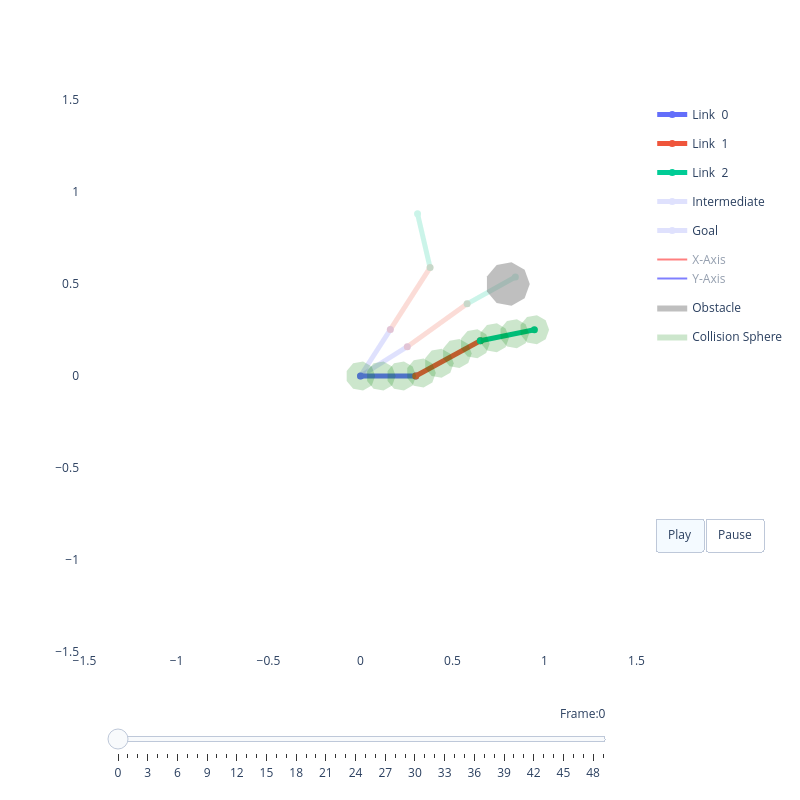

The notebook cell this image was saved under:
### Code cell
# ---- WarmStartPlanner inference ----
import importlib
importlib.reload(models)

device = torch.device("cuda" if torch.cuda.is_available() else "cpu")
model  = models.WarmStartPlanner(dof=3, T=50).to(device)
model.load_state_dict(torch.load("models/warm_start_planner.pt", weights_only=True))
model.eval()

q_start = torch.tensor([[0.0,  0.5, -0.3]], dtype=torch.float32, device=device)
q_goal  = torch.tensor([[1.0, -0.0,  0.8]], dtype=torch.float32, device=device)
sdf_in  = sdf_tensor.unsqueeze(0).to(device)  # [1, 1, H, W]

with torch.no_grad():
    q_traj = model(q_start, q_goal, sdf_in)

print("Trajectory shape:", q_traj.shape)
viz = RobotViewer(q_traj.squeeze(0).cpu().numpy(), robot, obstacles=obstacles, animate=True)
viz.plot()

### Figure 1 — Plotly figure (JSON) as saved in the notebook; plotly's stock layout.template omitted (floating-point values rounded to 4 significant figures)
{"data": [{"legendgroup": "Joints over time", "line": {"color": "#636EFA", "width": 1}, "mode": "lines", "name": "Joints over time", "opacity": 0.25, "showlegend": true, "type": "scatter", "x": [], "y": []}, {"fill": "toself", "legendgroup": "Joints over time (Fill)", "line": {"color": "#636EFA", "width": 0}, "mode": "lines", "name": "Joints over time (Fill)", "opacity": 0.2, "showlegend": true, "type": "scatter", "x": [], "y": []}, {"legendgroup": "Joints over time", "line": {"color": "#EF553B", "width": 1}, "mode": "lines", "name": "Joints over time", "opacity": 0.25, "showlegend": false, "type": "scatter", "x": [], "y": []}, {"fill": "toself", "legendgroup": "Joints over time (Fill)", "line": {"color": "#EF553B", "width": 0}, "mode": "lines", "name": "Joints over time (Fill)", "opacity": 0.2, "showlegend": false, "type": "scatter", "x": [], "y": []}, {"legendgroup": "Joints over time", "line": {"color": "#00CC96", "width": 1}, "mode": "lines", "name": "Joints over time", "opacity": 0.25, "showlegend": false, "type": "scatter", "x": [], "y": []}, {"fill": "toself", "legendgroup": "Joints over time (Fill)", "line": {"color": "#00CC96", "width": 0}, "mode": "lines", "name": "Joints over time (Fill)", "opacity": 0.2, "showlegend": false, "type": "scatter", "x": [], "y": []}, {"legendgroup": "Joints over time", "line": {"color": "#00CC96", "width": 1}, "mode": "lines", "name": "Joints over time", "opacity": 0.25, "showlegend": false, "type": "scatter", "x": [], "y": []}, {"line": {"color": "#636EFA", "width": 5}, "marker": {"color": "#636EFA", "size": 7}, "mode": "lines+markers", "name": "Link  0", "type": "scatter", "x": [0, 0.3], "y": [0, 0]}, {"line": {"color": "#EF553B", "width": 5}, "marker": {"color": "#EF553B", "size": 7}, "mode": "lines+markers", "name": "Link  1", "type": "scatter", "x": [0.3, 0.651], "y": [0, 0.1918]}, {"line": {"color": "#00CC96", "width": 5}, "marker": {"color": "#00CC96", "size": 7}, "mode": "lines+markers", "name": "Link  2", "type": "scatter", "x": [0.651, 0.9451], "y": [0.1918, 0.2514]}, {"legendgroup": "Intermediate", "line": {"color": "#636EFA", "width": 5}, "marker": {"color": "#636EFA", "size": 7}, "mode": "lines+markers", "name": "Intermediate", "opacity": 0.2, "showlegend": true, "type": "scatter", "x": [0, 0.2543], "y": [0, 0.1592]}, {"legendgroup": "Intermediate", "line": {"color": "#EF553B", "width": 5}, "marker": {"color": "#EF553B", "size": 7}, "mode": "lines+markers", "name": "Intermediate", "opacity": 0.2, "showlegend": false, "type": "scatter", "x": [0.2543, 0.5794], "y": [0.1592, 0.3922]}, {"legendgroup": "Intermediate", "line": {"color": "#00CC96", "width": 5}, "marker": {"color": "#00CC96", "size": 7}, "mode": "lines+markers", "name": "Intermediate", "opacity": 0.2, "showlegend": false, "type": "scatter", "x": [0.5794, 0.8417], "y": [0.3922, 0.5379]}, {"legendgroup": "Goal", "line": {"color": "#636EFA", "width": 5}, "marker": {"color": "#636EFA", "size": 7}, "mode": "lines+markers", "name": "Goal", "opacity": 0.2, "showlegend": true, "type": "scatter", "x": [0, 0.1621], "y": [0, 0.2524]}, {"legendgroup": "Goal", "line": {"color": "#EF553B", "width": 5}, "marker": {"color": "#EF553B", "size": 7}, "mode": "lines+markers", "name": "Goal", "opacity": 0.2, "showlegend": false, "type": "scatter", "x": [0.1621, 0.3782], "y": [0.2524, 0.589]}, {"legendgroup": "Goal", "line": {"color": "#00CC96", "width": 5}, "marker": {"color": "#00CC96", "size": 7}, "mode": "lines+markers", "name": "Goal", "opacity": 0.2, "showlegend": false, "type": "scatter", "x": [0.3782, 0.3101], "y": [0.589, 0.8812]}, {"legendgroup": "frame", "line": {"color": "red"}, "mode": "lines", "name": "X-Axis", "showlegend": true, "type": "scatter", "visible": "legendonly", "x": [0, 0.1], "y": [0, 0]}, {"legendgroup": "frame", "line": {"color": "blue"}, "mode": "lines", "name": "Y-Axis", "showlegend": true, "type": "scatter", "visible": "legendonly", "x": [0, 0], "y": [0, 0.1]}, {"legendgroup": "frame", "line": {"color": "red"}, "mode": "lines", "name": "X-Axis", "showlegend": false, "type": "scatter", "visible": "legendonly", "x": [0.3, 0.3878], "y": [0, 0.04794]}, {"legendgroup": "frame", "line": {"color": "blue"}, "mode": "lines", "name": "Y-Axis", "showlegend": false, "type": "scatter", "visible": "legendonly", "x": [0.3, 0.2521], "y": [0, 0.08776]}, {"legendgroup": "frame", "line": {"color": "red"}, "mode": "lines", "name": "X-Axis", "showlegend": false, "type": "scatter", "visible": "legendonly", "x": [0.651, 0.749], "y": [0.1918, 0.2116]}, {"legendgroup": "frame", "line": {"color": "blue"}, "mode": "lines", "name": "Y-Axis", "showlegend": false, "type": "scatter", "visible": "legendonly", "x": [0.651, 0.6312], "y": [0.1918, 0.2898]}, {"legendgroup": "frame", "line": {"color": "red"}, "mode": "lines", "name": "X-Axis", "showlegend": false, "type": "scatter", "visible": "legendonly", "x": [0.9451, 1.043], "y": [0.2514, 0.2712]}, {"legendgroup": "frame", "line": {"color": "blue"}, "mode": "lines", "name": "Y-Axis", "showlegend": false, "type": "scatter", "visible": "legendonly", "x": [0.9451, 0.9252], "y": [0.2514, 0.3494]}, {"fill": "toself", "fillcolor": "gray", "legendgroup": "obstacle", "line": {"width": 0}, "mode": "lines", "name": "Obstacle", "opacity": 0.5, "type": "scatter", "x": [0.92, 0.8919, 0.8208, 0.74, 0.6872, 0.6872, 0.74, 0.8208, 0.8919, 0.92], "y": [0.5, 0.5771, 0.6182, 0.6039, 0.541, 0.459, 0.3961, 0.3818, 0.4229, 0.5]}, {"fill": "toself", "fillcolor": "green", "legendgroup": "sphere", "line": {"width": 0}, "mode": "lines", "name": "Collision Sphere", "opacity": 0.2, "showlegend": true, "type": "scatter", "visible": true, "x": [0.08, 0.06128, 0.01389, -0.04, -0.07518, -0.07518, -0.04, 0.01389, 0.06128, 0.08], "y": [0.0, 0.05142, 0.07878, 0.06928, 0.02736, -0.02736, -0.06928, -0.07878, -0.05142, -1.959e-17]}, {"fill": "toself", "fillcolor": "green", "legendgroup": "sphere", "line": {"width": 0}, "mode": "lines", "name": "Collision Sphere", "opacity": 0.2, "showlegend": false, "type": "scatter", "visible": true, "x": [0.1911, 0.1724, 0.125, 0.07111, 0.03594, 0.03594, 0.07111, 0.125, 0.1724, 0.1911], "y": [0.0, 0.05142, 0.07878, 0.06928, 0.02736, -0.02736, -0.06928, -0.07878, -0.05142, -1.959e-17]}, {"fill": "toself", "fillcolor": "green", "legendgroup": "sphere", "line": {"width": 0}, "mode": "lines", "name": "Collision Sphere", "opacity": 0.2, "showlegend": false, "type": "scatter", "visible": true, "x": [0.3022, 0.2835, 0.2361, 0.1822, 0.147, 0.147, 0.1822, 0.2361, 0.2835, 0.3022], "y": [0.0, 0.05142, 0.07878, 0.06928, 0.02736, -0.02736, -0.06928, -0.07878, -0.05142, -1.959e-17]}, {"fill": "toself", "fillcolor": "green", "legendgroup": "sphere", "line": {"width": 0}, "mode": "lines", "name": "Collision Sphere", "opacity": 0.2, "showlegend": false, "type": "scatter", "visible": true, "x": [0.4093, 0.3905, 0.3431, 0.2893, 0.2541, 0.2541, 0.2893, 0.3431, 0.3905, 0.4093], "y": [0.01598, 0.0674, 0.09477, 0.08526, 0.04334, -0.01138, -0.0533, -0.0628, -0.03544, 0.01598]}, {"fill": "toself", "fillcolor": "green", "legendgroup": "sphere", "line": {"width": 0}, "mode": "lines", "name": "Collision Sphere", "opacity": 0.2, "showlegend": false, "type": "scatter", "visible": true, "x": [0.5068, 0.488, 0.4407, 0.3868, 0.3516, 0.3516, 0.3868, 0.4407, 0.488, 0.5068], "y": [0.06925, 0.1207, 0.148, 0.1385, 0.09661, 0.04189, -3.168e-05, -0.009534, 0.01783, 0.06925]}, {"fill": "toself", "fillcolor": "green", "legendgroup": "sphere", "line": {"width": 0}, "mode": "lines", "name": "Collision Sphere", "opacity": 0.2, "showlegend": false, "type": "scatter", "visible": true, "x": [0.6043, 0.5856, 0.5382, 0.4843, 0.4491, 0.4491, 0.4843, 0.5382, 0.5856, 0.6043], "y": [0.1225, 0.1739, 0.2013, 0.1918, 0.1499, 0.09516, 0.05324, 0.04374, 0.0711, 0.1225]}, {"fill": "toself", "fillcolor": "green", "legendgroup": "sphere", "line": {"width": 0}, "mode": "lines", "name": "Collision Sphere", "opacity": 0.2, "showlegend": false, "type": "scatter", "visible": true, "x": [0.7018, 0.6831, 0.6357, 0.5818, 0.5466, 0.5466, 0.5818, 0.6357, 0.6831, 0.7018], "y": [0.1758, 0.2272, 0.2546, 0.2451, 0.2032, 0.1484, 0.1065, 0.097, 0.1244, 0.1758]}, {"fill": "toself", "fillcolor": "green", "legendgroup": "sphere", "line": {"width": 0}, "mode": "lines", "name": "Collision Sphere", "opacity": 0.2, "showlegend": false, "type": "scatter", "visible": true, "x": [0.8073, 0.7885, 0.7412, 0.6873, 0.6521, 0.6521, 0.6873, 0.7412, 0.7885, 0.8073], "y": [0.2072, 0.2586, 0.286, 0.2765, 0.2346, 0.1799, 0.1379, 0.1284, 0.1558, 0.2072]}, {"fill": "toself", "fillcolor": "green", "legendgroup": "sphere", "line": {"width": 0}, "mode": "lines", "name": "Collision Sphere", "opacity": 0.2, "showlegend": false, "type": "scatter", "visible": true, "x": [0.9162, 0.8974, 0.85, 0.7962, 0.761, 0.761, 0.7962, 0.85, 0.8974, 0.9162], "y": [0.2293, 0.2807, 0.3081, 0.2986, 0.2567, 0.2019, 0.16, 0.1505, 0.1779, 0.2293]}, {"fill": "toself", "fillcolor": "green", "legendgroup": "sphere", "line": {"width": 0}, "mode": "lines", "name": "Collision Sphere", "opacity": 0.2, "showlegend": false, "type": "scatter", "visible": true, "x": [1.025, 1.006, 0.9589, 0.9051, 0.8699, 0.8699, 0.9051, 0.9589, 1.006, 1.025], "y": [0.2514, 0.3028, 0.3302, 0.3207, 0.2787, 0.224, 0.1821, 0.1726, 0.1999, 0.2514]}], "layout": {"height": 800, "paper_bgcolor": "white", "plot_bgcolor": "white", "showlegend": true, "sliders": [{"currentvalue": {"prefix": "Frame:", "visible": true, "xanchor": "right"}, "len": 0.9, "pad": {"b": 10, "t": 50}, "steps": [{"args": [["0"], {"frame": {"duration": 100, "redraw": true}, "mode": "immediate", "transition": {"duration": 0}}], "label": "0", "method": "animate"}, {"args": [["1"], {"frame": {"duration": 100, "redraw": true}, "mode": "immediate", "transition": {"duration": 0}}], "label": "1", "method": "animate"}, {"args": [["2"], {"frame": {"duration": 100, "redraw": true}, "mode": "immediate", "transition": {"duration": 0}}], "label": "2", "method": "animate"}, {"args": [["3"], {"frame": {"duration": 100, "redraw": true}, "mode": "immediate", "transition": {"duration": 0}}], "label": "3", "method": "animate"}, {"args": [["4"], {"frame": {"duration": 100, "redraw": true}, "mode": "immediate", "transition": {"duration": 0}}], "label": "4", "method": "animate"}, {"args": [["5"], {"frame": {"duration": 100, "redraw": true}, "mode": "immediate", "transition": {"duration": 0}}], "label": "5", "method": "animate"}, {"args": [["6"], {"frame": {"duration": 100, "redraw": true}, "mode": "immediate", "transition": {"duration": 0}}], "label": "6", "method": "animate"}, {"args": [["7"], {"frame": {"duration": 100, "redraw": true}, "mode": "immediate", "transition": {"duration": 0}}], "label": "7", "method": "animate"}, {"args": [["8"], {"frame": {"duration": 100, "redraw": true}, "mode": "immediate", "transition": {"duration": 0}}], "label": "8", "method": "animate"}, {"args": [["9"], {"frame": {"duration": 100, "redraw": true}, "mode": "immediate", "transition": {"duration": 0}}], "label": "9", "method": "animate"}, {"args": [["10"], {"frame": {"duration": 100, "redraw": true}, "mode": "immediate", "transition": {"duration": 0}}], "label": "10", "method": "animate"}, {"args": [["11"], {"frame": {"duration": 100, "redraw": true}, "mode": "immediate", "transition": {"duration": 0}}], "label": "11", "method": "animate"}, {"args": [["12"], {"frame": {"duration": 100, "redraw": true}, "mode": "immediate", "transition": {"duration": 0}}], "label": "12", "method": "animate"}, {"args": [["13"], {"frame": {"duration": 100, "redraw": true}, "mode": "immediate", "transition": {"duration": 0}}], "label": "13", "method": "animate"}, {"args": [["14"], {"frame": {"duration": 100, "redraw": true}, "mode": "immediate", "transition": {"duration": 0}}], "label": "14", "method": "animate"}, {"args": [["15"], {"frame": {"duration": 100, "redraw": true}, "mode": "immediate", "transition": {"duration": 0}}], "label": "15", "method": "animate"}, {"args": [["16"], {"frame": {"duration": 100, "redraw": true}, "mode": "immediate", "transition": {"duration": 0}}], "label": "16", "method": "animate"}, {"args": [["17"], {"frame": {"duration": 100, "redraw": true}, "mode": "immediate", "transition": {"duration": 0}}], "label": "17", "method": "animate"}, {"args": [["18"], {"frame": {"duration": 100, "redraw": true}, "mode": "immediate", "transition": {"duration": 0}}], "label": "18", "method": "animate"}, {"args": [["19"], {"frame": {"duration": 100, "redraw": true}, "mode": "immediate", "transition": {"duration": 0}}], "label": "19", "method": "animate"}, {"args": [["20"], {"frame": {"duration": 100, "redraw": true}, "mode": "immediate", "transition": {"duration": 0}}], "label": "20", "method": "animate"}, {"args": [["21"], {"frame": {"duration": 100, "redraw": true}, "mode": "immediate", "transition": {"duration": 0}}], "label": "21", "method": "animate"}, {"args": [["22"], {"frame": {"duration": 100, "redraw": true}, "mode": "immediate", "transition": {"duration": 0}}], "label": "22", "method": "animate"}, {"args": [["23"], {"frame": {"duration": 100, "redraw": true}, "mode": "immediate", "transition": {"duration": 0}}], "label": "23", "method": "animate"}, {"args": [["24"], {"frame": {"duration": 100, "redraw": true}, "mode": "immediate", "transition": {"duration": 0}}], "label": "24", "method": "animate"}, {"args": [["25"], {"frame": {"duration": 100, "redraw": true}, "mode": "immediate", "transition": {"duration": 0}}], "label": "25", "method": "animate"}, {"args": [["26"], {"frame": {"duration": 100, "redraw": true}, "mode": "immediate", "transition": {"duration": 0}}], "label": "26", "method": "animate"}, {"args": [["27"], {"frame": {"duration": 100, "redraw": true}, "mode": "immediate", "transition": {"duration": 0}}], "label": "27", "method": "animate"}, {"args": [["28"], {"frame": {"duration": 100, "redraw": true}, "mode": "immediate", "transition": {"duration": 0}}], "label": "28", "method": "animate"}, {"args": [["29"], {"frame": {"duration": 100, "redraw": true}, "mode": "immediate", "transition": {"duration": 0}}], "label": "29", "method": "animate"}, {"args": [["30"], {"frame": {"duration": 100, "redraw": true}, "mode": "immediate", "transition": {"duration": 0}}], "label": "30", "method": "animate"}, {"args": [["31"], {"frame": {"duration": 100, "redraw": true}, "mode": "immediate", "transition": {"duration": 0}}], "label": "31", "method": "animate"}, {"args": [["32"], {"frame": {"duration": 100, "redraw": true}, "mode": "immediate", "transition": {"duration": 0}}], "label": "32", "method": "animate"}, {"args": [["33"], {"frame": {"duration": 100, "redraw": true}, "mode": "immediate", "transition": {"duration": 0}}], "label": "33", "method": "animate"}, {"args": [["34"], {"frame": {"duration": 100, "redraw": true}, "mode": "immediate", "transition": {"duration": 0}}], "label": "34", "method": "animate"}, {"args": [["35"], {"frame": {"duration": 100, "redraw": true}, "mode": "immediate", "transition": {"duration": 0}}], "label": "35", "method": "animate"}, {"args": [["36"], {"frame": {"duration": 100, "redraw": true}, "mode": "immediate", "transition": {"duration": 0}}], "label": "36", "method": "animate"}, {"args": [["37"], {"frame": {"duration": 100, "redraw": true}, "mode": "immediate", "transition": {"duration": 0}}], "label": "37", "method": "animate"}, {"args": [["38"], {"frame": {"duration": 100, "redraw": true}, "mode": "immediate", "transition": {"duration": 0}}], "label": "38", "method": "animate"}, {"args": [["39"], {"frame": {"duration": 100, "redraw": true}, "mode": "immediate", "transition": {"duration": 0}}], "label": "39", "method": "animate"}, {"args": [["40"], {"frame": {"duration": 100, "redraw": true}, "mode": "immediate", "transition": {"duration": 0}}], "label": "40", "method": "animate"}, {"args": [["41"], {"frame": {"duration": 100, "redraw": true}, "mode": "immediate", "transition": {"duration": 0}}], "label": "41", "method": "animate"}, {"args": [["42"], {"frame": {"duration": 100, "redraw": true}, "mode": "immediate", "transition": {"duration": 0}}], "label": "42", "method": "animate"}, {"args": [["43"], {"frame": {"duration": 100, "redraw": true}, "mode": "immediate", "transition": {"duration": 0}}], "label": "43", "method": "animate"}, {"args": [["44"], {"frame": {"duration": 100, "redraw": true}, "mode": "immediate", "transition": {"duration": 0}}], "label": "44", "method": "animate"}, {"args": [["45"], {"frame": {"duration": 100, "redraw": true}, "mode": "immediate", "transition": {"duration": 0}}], "label": "45", "method": "animate"}, {"args": [["46"], {"frame": {"duration": 100, "redraw": true}, "mode": "immediate", "transition": {"duration": 0}}], "label": "46", "method": "animate"}, {"args": [["47"], {"frame": {"duration": 100, "redraw": true}, "mode": "immediate", "transition": {"duration": 0}}], "label": "47", "method": "animate"}, {"args": [["48"], {"frame": {"duration": 100, "redraw": true}, "mode": "immediate", "transition": {"duration": 0}}], "label": "48", "method": "animate"}, {"args": [["49"], {"frame": {"duration": 100, "redraw": true}, "mode": "immediate", "transition": {"duration": 0}}], "label": "49", "method": "animate"}], "transition": {"duration": 0}, "x": 0.5, "xanchor": "center", "y": 0, "yanchor": "top"}], "updatemenus": [{"buttons": [{"args": [null, {"frame": {"duration": 100, "redraw": true}, "fromcurrent": true}], "label": "Play", "method": "animate"}, {"args": [[null], {"frame": {"duration": 0, "redraw": true}, "mode": "immediate", "transition": {"duration": 0}}], "label": "Pause", "method": "animate"}], "direction": "left", "pad": {"r": 10, "t": 87}, "showactive": true, "type": "buttons", "x": 1.025, "xanchor": "left", "y": 0.4, "yanchor": "top"}], "width": 800, "xaxis": {"range": [-1.5, 1.5], "scaleanchor": "y", "scaleratio": 1, "showgrid": false, "zeroline": false}, "yaxis": {"range": [-1.5, 1.5], "scaleanchor": "x", "scaleratio": 1, "showgrid": false, "zeroline": false}}}
